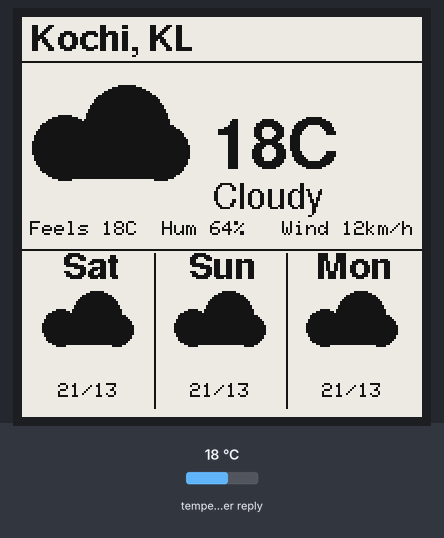
Recording of a sketch running on a simulated ESP32-S3. Shown: 200×200 one-colour display. The test bench sets the inputs (shaded band); at power-on: temperature in the weather reply 18 °C. WiFi joins after 1.5 s; servers stay silent unless stated; web services answer with replies made up by the test bench; what the sketch prints to the serial monitor is not drawn.

Above: at 5.4 s.
5.5 s: temperature in the weather reply set to -14 °C
At 8.9 s:
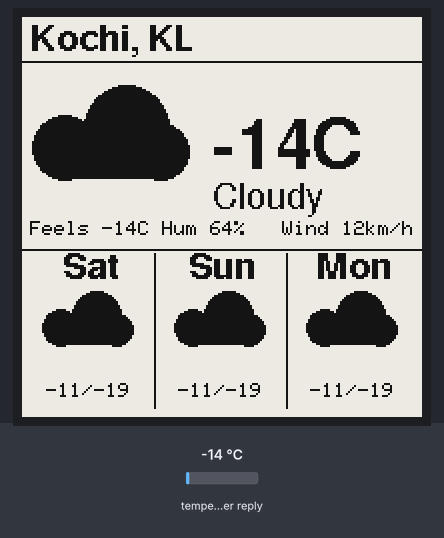
Timing chart, 0 to 10.4 s (numbered marks = the images above; inputs shaded):
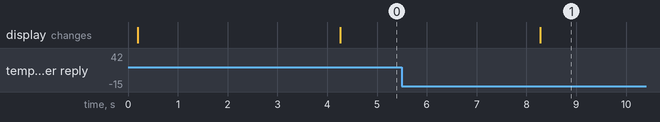

The sketch:

eink_esp32_s3_weatherstation.ino
```cpp
/*
  ============================================================================
  ePaper Weather Forecast Dashboard
  Board   : ESP32-S3 N16R8 (16MB Flash / 8MB Octal PSRAM)
  Display : WeAct Studio 1.54" ePaper Module (SSD1681, 200x200, GDEH0154D67)
  Data    : Open-Meteo API (free, no API key required)
  Library : GxEPD2 by ZinggJM  (install via Library Manager)
            ArduinoJson by Benoit Blanchon (install via Library Manager)
  ============================================================================

  WIRING (avoid GPIO 33-37 on N16R8 - reserved for octal PSRAM):

    EPD Pin   ->  ESP32-S3 GPIO
    ------------------------------
    VCC       ->  3V3
    GND       ->  GND
    DIN/MOSI  ->  GPIO 11
    CLK/SCK   ->  GPIO 12
    CS        ->  GPIO 10
    DC        ->  GPIO 9
    RST       ->  GPIO 8
    BUSY      ->  GPIO 7

  Change WIFI_SSID / WIFI_PASS and LAT / LON below before flashing.
  ============================================================================
*/

#include <WiFi.h>
#include <HTTPClient.h>
#include <ArduinoJson.h>
#include <SPI.h>

#define ENABLE_GxEPD2_GFX 0
#include <GxEPD2_BW.h>
#include <Fonts/FreeSans9pt7b.h>
#include <Fonts/FreeSansBold9pt7b.h>
#include <Fonts/FreeSansBold18pt7b.h>
// Note: Adafruit GFX only ships Free* fonts in 9/12/18/24pt sizes — there is
// no 6pt variant. Small text below uses the library's built-in bitmap font
// instead (activated by calling display.setFont() with no argument).

// ---------------------------------------------------------------------------
// USER CONFIG
// ---------------------------------------------------------------------------
const char* WIFI_SSID = "Airtel_Saerah_5G";
const char* WIFI_PASS = "Saerah@123";

// Default location: Kochi, Kerala. Change to your coordinates.
const float LAT = 9.9816;
const float LON = 76.2999;
const char* LOCATION_NAME = "Kochi, KL";

// Refresh interval (minutes). E-paper only draws power while refreshing,
// so this can safely be long to save power / reduce panel wear.
const uint32_t REFRESH_MINUTES = 30;

// Set true to deep-sleep between refreshes (best for battery power).
// Set false to keep WiFi/loop running (fine for USB-powered desk display).
const bool USE_DEEP_SLEEP = false;

// ---------------------------------------------------------------------------
// EPD PIN CONFIG
// ---------------------------------------------------------------------------
#define EPD_BUSY  7
#define EPD_RST   8
#define EPD_DC    9
#define EPD_CS    10
#define EPD_SCK   12
#define EPD_MOSI  11
#define EPD_MISO  -1   // not used by the display

GxEPD2_BW<GxEPD2_154_D67, GxEPD2_154_D67::HEIGHT> display(
    GxEPD2_154_D67(EPD_CS, EPD_DC, EPD_RST, EPD_BUSY));

// Broad weather-icon category, used by codeToIcon()/drawIcon().
// NOTE: defined here (near the top) rather than further down, because the
// Arduino IDE auto-generates function prototypes and inserts them near the
// top of the file — if this enum were defined later, those generated
// prototypes would reference it before it exists and fail to compile.
enum IconType { ICON_SUN, ICON_CLOUD, ICON_PARTLY, ICON_RAIN, ICON_STORM, ICON_FOG, ICON_SNOW };

// ---------------------------------------------------------------------------
// WEATHER DATA STRUCT
// ---------------------------------------------------------------------------
struct DayForecast {
  String dayName;
  int weatherCode;
  float tMax;
  float tMin;
};

struct WeatherData {
  bool valid = false;
  float currentTemp = 0;
  float feelsLike = 0;
  int currentCode = 0;
  int humidity = 0;
  float windSpeed = 0;
  DayForecast days[3];
};

WeatherData wx;

// ---------------------------------------------------------------------------
// WMO weather code -> short label
// https://open-meteo.com/en/docs  (WMO Weather interpretation codes)
// ---------------------------------------------------------------------------
String codeToText(int code) {
  if (code == 0) return "Clear";
  if (code == 1 || code == 2) return "P.Cloudy";
  if (code == 3) return "Cloudy";
  if (code == 45 || code == 48) return "Fog";
  if (code >= 51 && code <= 57) return "Drizzle";
  if (code >= 61 && code <= 67) return "Rain";
  if (code >= 71 && code <= 77) return "Snow";
  if (code >= 80 && code <= 82) return "Showers";
  if (code >= 95) return "Storm";
  return "N/A";
}

IconType codeToIcon(int code) {
  if (code == 0) return ICON_SUN;
  if (code == 1 || code == 2) return ICON_PARTLY;
  if (code == 3) return ICON_CLOUD;
  if (code == 45 || code == 48) return ICON_FOG;
  if ((code >= 51 && code <= 67) || (code >= 80 && code <= 82)) return ICON_RAIN;
  if (code >= 71 && code <= 77) return ICON_SNOW;
  if (code >= 95) return ICON_STORM;
  return ICON_CLOUD;
}

// ---------------------------------------------------------------------------
// ICON DRAWING (simple monochrome vector icons, small footprint for e-paper)
// ---------------------------------------------------------------------------
void drawSun(int cx, int cy, int r) {
  display.fillCircle(cx, cy, r, GxEPD_BLACK);
  for (int i = 0; i < 8; i++) {
    float a = i * PI / 4;
    int x1 = cx + (r + 3) * cos(a);
    int y1 = cy + (r + 3) * sin(a);
    int x2 = cx + (r + 8) * cos(a);
    int y2 = cy + (r + 8) * sin(a);
    display.drawLine(x1, y1, x2, y2, GxEPD_BLACK);
  }
}

void drawCloud(int cx, int cy, int scale) {
  display.fillCircle(cx - scale, cy, scale * 0.7, GxEPD_BLACK);
  display.fillCircle(cx + scale * 0.3, cy - scale * 0.4, scale * 0.9, GxEPD_BLACK);
  display.fillCircle(cx + scale, cy + scale * 0.1, scale * 0.6, GxEPD_BLACK);
  display.fillRect(cx - scale, cy, scale * 2.2, scale * 0.7, GxEPD_BLACK);
}

void drawRain(int cx, int cy, int scale) {
  drawCloud(cx, cy - scale * 0.5, scale * 0.8);
  for (int i = -1; i <= 1; i++) {
    int x = cx + i * scale * 0.6;
    display.drawLine(x, cy + scale * 0.4, x - 3, cy + scale * 1.1, GxEPD_BLACK);
  }
}

void drawStorm(int cx, int cy, int scale) {
  drawCloud(cx, cy - scale * 0.5, scale * 0.8);
  int x0 = cx + 4, y0 = cy + scale * 0.3;
  display.fillTriangle(x0, y0, x0 - 8, y0 + 14, x0 + 2, y0 + 6, GxEPD_BLACK);
  display.fillTriangle(x0 + 2, y0 + 6, x0 - 4, y0 + 22, x0 + 6, y0 + 10, GxEPD_BLACK);
}

void drawSnow(int cx, int cy, int scale) {
  drawCloud(cx, cy - scale * 0.5, scale * 0.8);
  for (int i = -1; i <= 1; i++) {
    int x = cx + i * scale * 0.6;
    int y = cy + scale * 0.9;
    display.drawLine(x - 4, y, x + 4, y, GxEPD_BLACK);
    display.drawLine(x, y - 4, x, y + 4, GxEPD_BLACK);
  }
}

void drawFog(int cx, int cy, int scale) {
  for (int i = -1; i <= 1; i++) {
    display.drawFastHLine(cx - scale, cy + i * 6, scale * 2, GxEPD_BLACK);
    display.drawFastHLine(cx - scale, cy + i * 6 + 1, scale * 2, GxEPD_BLACK);
  }
}

void drawIcon(IconType type, int cx, int cy, int scale) {
  switch (type) {
    case ICON_SUN:    drawSun(cx, cy, scale); break;
    case ICON_CLOUD:  drawCloud(cx, cy, scale); break;
    case ICON_PARTLY:
      drawSun(cx - scale * 0.4, cy - scale * 0.3, scale * 0.55);
      drawCloud(cx + scale * 0.2, cy + scale * 0.2, scale * 0.7);
      break;
    case ICON_RAIN:   drawRain(cx, cy, scale); break;
    case ICON_STORM:  drawStorm(cx, cy, scale); break;
    case ICON_SNOW:   drawSnow(cx, cy, scale); break;
    case ICON_FOG:    drawFog(cx, cy, scale); break;
  }
}

// ---------------------------------------------------------------------------
// WIFI
// ---------------------------------------------------------------------------
bool connectWiFi() {
  WiFi.mode(WIFI_STA);
  WiFi.begin(WIFI_SSID, WIFI_PASS);
  Serial.print("Connecting to WiFi");
  uint32_t start = millis();
  while (WiFi.status() != WL_CONNECTED && millis() - start < 20000) {
    delay(400);
    Serial.print(".");
  }
  Serial.println();
  if (WiFi.status() == WL_CONNECTED) {
    Serial.print("Connected, IP: ");
    Serial.println(WiFi.localIP());
    return true;
  }
  Serial.println("WiFi connection failed");
  return false;
}

// ---------------------------------------------------------------------------
// FETCH WEATHER (Open-Meteo, no API key needed)
// ---------------------------------------------------------------------------
bool fetchWeather() {
  if (WiFi.status() != WL_CONNECTED) return false;

  HTTPClient http;
  String url = "https://api.open-meteo.com/v1/forecast?latitude=" + String(LAT, 4) +
               "&longitude=" + String(LON, 4) +
               "&current=temperature_2m,relative_humidity_2m,apparent_temperature,weather_code,wind_speed_10m" +
               "&daily=weather_code,temperature_2m_max,temperature_2m_min" +
               "&timezone=auto&forecast_days=4";

  http.begin(url);
  int httpCode = http.GET();
  if (httpCode != 200) {
    Serial.printf("HTTP GET failed, code: %d\n", httpCode);
    http.end();
    return false;
  }

  String payload = http.getString();
  http.end();

  // Filter to keep only the JSON fields we need (reduces RAM use)
  JsonDocument filter;
  filter["current"]["temperature_2m"] = true;
  filter["current"]["relative_humidity_2m"] = true;
  filter["current"]["apparent_temperature"] = true;
  filter["current"]["weather_code"] = true;
  filter["current"]["wind_speed_10m"] = true;
  filter["daily"]["time"] = true;
  filter["daily"]["weather_code"] = true;
  filter["daily"]["temperature_2m_max"] = true;
  filter["daily"]["temperature_2m_min"] = true;

  JsonDocument doc;
  DeserializationError err = deserializeJson(doc, payload, DeserializationOption::Filter(filter));
  if (err) {
    Serial.print("JSON parse failed: ");
    Serial.println(err.c_str());
    return false;
  }

  wx.currentTemp = doc["current"]["temperature_2m"] | 0.0;
  wx.feelsLike   = doc["current"]["apparent_temperature"] | 0.0;
  wx.humidity    = doc["current"]["relative_humidity_2m"] | 0;
  wx.windSpeed   = doc["current"]["wind_speed_10m"] | 0.0;
  wx.currentCode = doc["current"]["weather_code"] | 0;

  const char* shortDays[] = {"Sun","Mon","Tue","Wed","Thu","Fri","Sat"};

  // daily[0] is today; use indices 1..3 for the next 3 days
  for (int i = 0; i < 3; i++) {
    int dIdx = i + 1;
    String dateStr = doc["daily"]["time"][dIdx] | "";
    String dayLabel = "Day" + String(i + 1);
    if (dateStr.length() == 10) {
      // dateStr format YYYY-MM-DD -> compute weekday
      int y = dateStr.substring(0, 4).toInt();
      int m = dateStr.substring(5, 7).toInt();
      int d = dateStr.substring(8, 10).toInt();
      // Zeller-ish simple day-of-week calc (Sakamoto's algorithm)
      static const int t[] = {0,3,2,5,0,3,5,1,4,6,2,4};
      if (m < 3) y -= 1;
      int w = (y + y/4 - y/100 + y/400 + t[m-1] + d) % 7;
      dayLabel = shortDays[w];
    }
    wx.days[i].dayName = dayLabel;
    wx.days[i].weatherCode = doc["daily"]["weather_code"][dIdx] | 0;
    wx.days[i].tMax = doc["daily"]["temperature_2m_max"][dIdx] | 0.0;
    wx.days[i].tMin = doc["daily"]["temperature_2m_min"][dIdx] | 0.0;
  }

  wx.valid = true;
  return true;
}

// ---------------------------------------------------------------------------
// RENDER DASHBOARD TO EPAPER (200 x 200)
// ---------------------------------------------------------------------------
void drawDashboard() {
  display.setFullWindow();
  display.firstPage();
  do {
    display.fillScreen(GxEPD_WHITE);

    // --- Header bar ---
    display.drawFastHLine(0, 22, 200, GxEPD_BLACK);
    display.setFont(&FreeSansBold9pt7b);
    display.setTextColor(GxEPD_BLACK);
    display.setCursor(4, 16);
    display.print(LOCATION_NAME);

    if (!wx.valid) {
      display.setFont(&FreeSans9pt7b);
      display.setCursor(10, 100);
      display.print("Weather data");
      display.setCursor(10, 118);
      display.print("unavailable");
      display.setCursor(10, 140);
      display.print("Check WiFi / API");
    } else {
      // --- Main current temp + icon ---
      drawIcon(codeToIcon(wx.currentCode), 45, 65, 24);

      display.setFont(&FreeSansBold18pt7b);
      display.setCursor(95, 75);
      display.print(String((int)round(wx.currentTemp)) + "C");

      display.setFont(&FreeSans9pt7b);
      display.setCursor(95, 95);
      display.print(codeToText(wx.currentCode));

      // --- Feels like / humidity / wind row ---
      // Built-in bitmap font: setCursor is top-left (not baseline like the
      // Free* fonts), so this row sits a touch higher than the others.
      display.setFont();
      display.setTextSize(1);
      display.setCursor(4, 102);
      display.print("Feels " + String((int)round(wx.feelsLike)) + "C");
      display.setCursor(70, 102);
      display.print("Hum " + String(wx.humidity) + "%");
      display.setCursor(130, 102);
      display.print("Wind " + String((int)round(wx.windSpeed)) + "km/h");

      display.drawFastHLine(0, 116, 200, GxEPD_BLACK);

      // --- 3-day forecast row ---
      int colW = 200 / 3;
      for (int i = 0; i < 3; i++) {
        int cx = colW * i + colW / 2;

        display.setFont(&FreeSansBold9pt7b);
        int16_t bx, by; uint16_t bw, bh;
        display.getTextBounds(wx.days[i].dayName, 0, 0, &bx, &by, &bw, &bh);
        display.setCursor(cx - bw / 2, 130);
        display.print(wx.days[i].dayName);

        drawIcon(codeToIcon(wx.days[i].weatherCode), cx, 155, 14);

        display.setFont();
        display.setTextSize(1);
        String temps = String((int)round(wx.days[i].tMax)) + "/" +
                       String((int)round(wx.days[i].tMin));
        display.getTextBounds(temps, 0, 0, &bx, &by, &bw, &bh);
        display.setCursor(cx - bw / 2, 183);
        display.print(temps);

        if (i > 0) display.drawFastVLine(colW * i, 118, 78, GxEPD_BLACK);
      }
    }
  } while (display.nextPage());
}

// ---------------------------------------------------------------------------
// SETUP / LOOP
// ---------------------------------------------------------------------------
void updateDashboard() {
  if (connectWiFi()) {
    fetchWeather();
    WiFi.disconnect(true);
  }
  drawDashboard();
}

void setup() {
  Serial.begin(115200);
  delay(200);

  SPI.begin(EPD_SCK, EPD_MISO, EPD_MOSI, EPD_CS);
  display.init(115200, true, 2, false);
  display.setRotation(2);

  updateDashboard();

  if (USE_DEEP_SLEEP) {
    display.hibernate();
    Serial.printf("Sleeping for %u minutes...\n", REFRESH_MINUTES);
    esp_sleep_enable_timer_wakeup((uint64_t)REFRESH_MINUTES * 60ULL * 1000000ULL);
    esp_deep_sleep_start();
  }
}

void loop() {
  if (!USE_DEEP_SLEEP) {
    static uint32_t lastUpdate = 0;
    uint32_t intervalMs = REFRESH_MINUTES * 60UL * 1000UL;
    if (millis() - lastUpdate >= intervalMs || lastUpdate == 0) {
      lastUpdate = millis();
      updateDashboard();
    }
    delay(1000);
  }
}
```

Measured:
- after the input at 5.5 s, the display: changes after 2.8 s (image 1)
